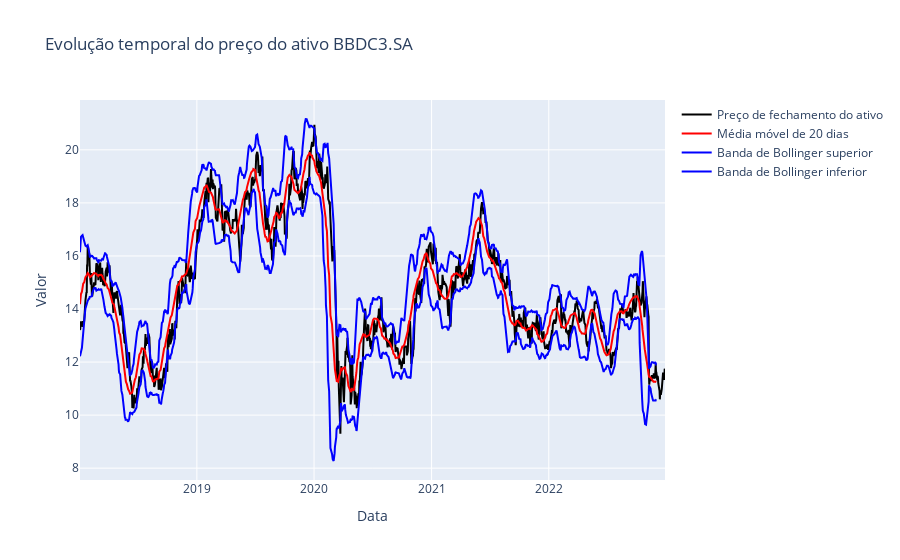

The code cell stored with this chart in its notebook:
### Code cell
plot_serie_moving_average_with_boillinger_bands(ticker1_adj_close_price, 20, ticker1)

### Figure 1 — Plotly figure (JSON) as saved in the notebook; plotly's stock layout.template omitted (floating-point values rounded to 4 significant figures; data arrays with more than 128 entries replaced by an {"elided": "..."} marker saying what was removed)
{"data": [{"line": {"color": "black", "width": 2}, "mode": "lines", "name": "Preço de fechamento do ativo", "type": "scatter", "x": {"elided": "1239 str values"}, "y": {"elided": "1239 float values"}}, {"line": {"color": "red", "width": 2}, "mode": "lines", "name": "Média móvel de 20 dias", "type": "scatter", "x": {"elided": "1239 str values"}, "y": {"elided": "1220 float values"}}, {"line": {"color": "blue", "width": 2}, "mode": "lines", "name": "Banda de Bollinger superior", "type": "scatter", "x": {"elided": "1239 str values"}, "y": {"elided": "1220 float values"}}, {"line": {"color": "blue", "width": 2}, "mode": "lines", "name": "Banda de Bollinger inferior", "type": "scatter", "x": {"elided": "1239 str values"}, "y": {"elided": "1220 float values"}}], "layout": {"title": {"text": "Evolução temporal do preço do ativo BBDC3.SA"}, "xaxis": {"title": {"text": "Data"}}, "yaxis": {"title": {"text": "Valor"}}}}
